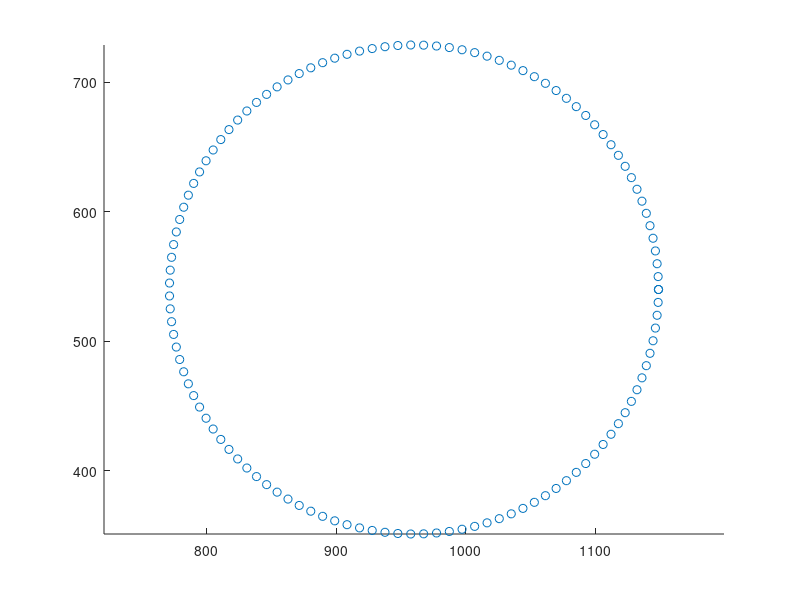

MATLAB code for this plot: (Note: this script raises an error after producing the figure.)
% cleanData.m

% Take .mat files for each participant, clean, and save data for further
% analysis with analyze_*.m scripts.

% Nathan Wispinski (nathan3@ualberta.ca)
% July 2020


%% Housekeeping
clear all; close all; clc;

% Enter location of .mat files with each subject's data
dataDir_Box = 'Data\Box';
dataDir_Arrow = 'Data\Arrow';
% Enter location to save cleaned data
workingDir = pwd;
cd(workingDir);


%% Conditions matrix
% Recreate the conditions matrix used in the experiment script
% This matrix defined each kind of unique trial, and how often it would be
% presented, before being randomized for each participant

% configAndProb = [target1 target2 moveDir moveOnset numTrials]
% For target1 and target2 combinations:
    % 1 and 3 = Horizontal Targets
    % 2 and 4 = Vertical Targets
% Movement Directions:
    % 0 = Clockwise (cw)
    % 1 = CounterClockwise (ccw)
    % 2 = Stationary
% Movement Onset corresponds to each of the 8 trigger locations along the circle
configAndProb = [ ...
1 3 0 1 12; 1 3 1 1 12; 1 3 2 1 12; 2 4 0 1 12; 2 4 1 1 12; 2 4 2 1 12;
1 3 0 2 12; 1 3 1 2 12; 1 3 2 2 12; 2 4 0 2 12; 2 4 1 2 12; 2 4 2 2 12;
1 3 0 3 12; 1 3 1 3 12; 1 3 2 3 12; 2 4 0 3 12; 2 4 1 3 12; 2 4 2 3 12;
1 3 0 4 12; 1 3 1 4 12; 1 3 2 4 12; 2 4 0 4 12; 2 4 1 4 12; 2 4 2 4 12;
1 3 0 5 12; 1 3 1 5 12; 1 3 2 5 12; 2 4 0 5 12; 2 4 1 5 12; 2 4 2 5 12;
1 3 0 6 12; 1 3 1 6 12; 1 3 2 6 12; 2 4 0 6 12; 2 4 1 6 12; 2 4 2 6 12;
1 3 0 7 12; 1 3 1 7 12; 1 3 2 7 12; 2 4 0 7 12; 2 4 1 7 12; 2 4 2 7 12;
1 3 0 8 12; 1 3 1 8 12; 1 3 2 8 12; 2 4 0 8 12; 2 4 1 8 12; 2 4 2 8 12;
];

% Trigger points around circle (for use with 120 xy points around circle)
trigPosFrames = [15 30 45 60 75 90 105 120];


%% Example lines of code from experiment script to help with circle positions
mainRect = [0 0 1920 1080]; % Mock screen dimensions
pxl2HexCent = 243; % 9 cm in pixels (origin to target center)
pxlTargetRadius = 27; % 1 cm in pixels (radius of target)
a = mainRect(3)/2; % Center of screen in x pixels
b = mainRect(4)/2; % Center of screen in y pixels
r = pxl2HexCent-2*pxlTargetRadius; % Draw box so far edge just touches target (7 cm from origin)
t = linspace(0,2*pi,120); % 120 frames at 60 Hz means 500ms per quadrant
% Mock x and y coordinates
x = a + r*cos(t);
y = b + r*sin(t);

% OPTIONAL: Plot all 120 unique circle positions for this mock setup
figure; scatter(x,y); axis equal;


%% Initialize variables to put participant data into

% Make sure we're in working directory
cd(workingDir);

% Get names of all files in Box experiment
cd(dataDir_Box);
subFiles_Box = dir('*.mat'); % Find all .mat files in current folder
numSubs_Box = length(subFiles_Box); % How many subjects are there
cd(workingDir); % Back to working directory

% Get names of all files in Arrow experiment
cd(dataDir_Arrow);
subFiles_Arrow = dir('*.mat'); % Find all .mat files in current folder
numSubs_Arrow = length(subFiles_Arrow); % How many subjects are there
cd(workingDir); % Back to working directory

% Get total number of usable subjects in both experiments
numSubs_total = numSubs_Box + numSubs_Arrow;

% Maximum number of possible trials for each participant
maxTrials = 576;

% Initialize some variables
% Get condition #s for each trial
trialConditions = nan(numSubs_total,maxTrials);
% Find whether targets on each trial were vertical or horizontal
vertOrHorzTargets = nan(numSubs_total,maxTrials);
% Get trigger position of each trial
trigPos = nan(numSubs_total,maxTrials);
% Find if/which way box was moving
rotCond = nan(numSubs_total,maxTrials);
% Get accuracy for each trial
correct = nan(numSubs_total, maxTrials);
% Get all RTs for each trial
allRT = nan(numSubs_total, maxTrials);
% Get all MTs for each trial
allMT = nan(numSubs_total, maxTrials);
% Get final box position for each trial (numTrials x,y);
finalBoxPos = nan(numSubs_total,maxTrials,2);
% Get 3D reach trajectories
xReaches = nan(numSubs_total, maxTrials, 200);
yReaches = nan(numSubs_total, maxTrials, 200);
zReaches = nan(numSubs_total, maxTrials, 200);
% Get trials where the only error was tooSlow
idxTooSlow = nan(numSubs_total, maxTrials);
% Get counts for errors
count_numTrials = nan(1,numSubs_total);
count_tooEarly = nan(1,numSubs_total);
count_miss = nan(1,numSubs_total);
count_timeOut = nan(1,numSubs_total);


%% Extract data from all datasets for this experiment

% Loop through all subject files
for sub = 1:numSubs_total
    
    % Load Box participants first, then Arrow participants
    if sub <= numSubs_Box
        % Load subject's .mat data file
        cd(dataDir_Box);
        disp(['Box Experiment. Loading ' subFiles_Box(sub).name]);
        load(subFiles_Box(sub).name);
    elseif sub > numSubs_Box
        % Load subject's .mat data file
        cd(dataDir_Arrow);
        disp(['Arrow Experiment. Loading ' subFiles_Arrow(sub-numSubs_Box).name]);
        load(subFiles_Arrow(sub-numSubs_Box).name);
    end
    
    % Find how many trials for this participant (max 576)
    numTrials = length(data.rxnTime);
    
    % Find the condition on each trial
    for i = 1:numTrials
        trialConditions(sub,i) = data.preConditions{i};
    end
    
    % Target arrangement (0=vertical, 1=horizontal)
    vertOrHorzTargets(sub,1:numTrials) = configAndProb(trialConditions(sub,1:numTrials),1) == 1;
    
    % Trigger position
    trigPos(sub,1:numTrials) = configAndProb(trialConditions(sub,1:numTrials),4);
    
    % Rotation condition (0=cw, 1=ccw, 2=stationary)
    rotCond(sub,1:numTrials) = configAndProb(trialConditions(sub,1:numTrials),3);

    % Index correct trials
    correct(sub,1:numTrials) = all(data.error'==0);
    
    % Get all RTs, MTs for each participant
    allRT(sub,1:numTrials) = data.rxnTime;
    allMT(sub,1:numTrials) = data.mvmtTime;
    
    % Get final box position for every trial
    for i = 1:numTrials
        finalBoxPos(sub,i,:) = [data.finalBoxPos{i}(1) data.finalBoxPos{i}(2)];
    end
    
    % Get reach trajectories
    xReaches(sub,1:size(data.fdaMat.x,1),:) = data.fdaMat.x;
    yReaches(sub,1:size(data.fdaMat.x,1),:) = data.fdaMat.y;
    zReaches(sub,1:size(data.fdaMat.x,1),:) = data.fdaMat.z;
    
    % Errors [1x4]
    % [tooEarly tooSlow Miss timeOut]
    % For accuracy analysis, remove trials where tooEarly and timeOut (i.e., RT too short or too long)
    % Keeping tooEarly and timeOut trials artificially makes accuracy in some
    % probability bins 0, because probability is dictated by RT
    % A side effect of this is that accuracy now only reflects if participants 
    % sucessfully touched the correct target before the movement time limit
    % on trials when participants initiated their reach within RT time limits
    correct(sub,any(data.error(:,[1 4]),2)) = NaN;
    
    % Index tooSlow trials (we will reject or keep them later)
    idxTooSlow(sub,1:size(data.error,1)) = ismember(data.error,[0 1 0 0],'rows');
    
    % Count number of trials, and count each error
    count_numTrials(sub) = numTrials;
    count_tooEarly(sub) = nansum(data.error(:,1));
    count_miss(sub) = nansum(data.error(:,3));
    count_timeOut(sub) = nansum(data.error(:,4));

    % Clear this subject's data and move on to next subject
    clear data
    close all;
    cd(workingDir); % Back to working directory
end
disp('Done.');
cd(workingDir); % Back to working directory


%% Remove trials with 2SD above MT mean

count_badMT = zeros(1,numSubs_total);
for sub = 1:numSubs_total
    
    % Make all tooSlow trials correct
    correct(sub,idxTooSlow(sub,:)==1) = 1;
    
    % Get rid of any trials where MT > 850 ms
    idxBadMT = allMT(sub,:) > 0.850;
    correct(sub,idxBadMT) = 0;
    
    % Then calculate 2SD threshold for MT
    meanMT = nanmean(allMT(sub,correct(sub,:)==1));
    stdMT = nanstd(allMT(sub,correct(sub,:)==1));
    threshMT = meanMT + (2*stdMT);
    
    % Mark all trials as above new MT threshold as incorrect
    % AKA these are the new TooSlow trials
    idxBadMT = allMT(sub,:) > threshMT;
    correct(sub,idxBadMT) = 0;
    
    % Count number of trials that had bad MTs
    count_badMT(sub) = sum(idxBadMT);
end


%% Remove all trials with NaNs in reaches
% NaNs indicate unexpected results from reach cleaning and normalization

count_nanReaches = zeros(1,numSubs_total);
for sub = 1:numSubs_total
    for trial = 1:maxTrials
        % Find if there are any NaNs in x, y, or z for this trial
        xNan = any(isnan(squeeze(xReaches(sub,trial,:))));
        yNan = any(isnan(squeeze(yReaches(sub,trial,:))));
        zNan = any(isnan(squeeze(zReaches(sub,trial,:))));
        
        % If any NaNs, remove trial from analysis
        % Trials that are neither incorrect (0) or correct(0) are not
        % included in analyze_*.m script analysis
        if xNan || yNan || zNan
            correct(sub,trial) = NaN;
            
            % Count number of trials that had bad reaches
            count_nanReaches(sub) = count_nanReaches(sub) + 1;
        end
    end
end


%% Remove trials with bad start or end positions
% NOTE: Reaches are in mm

count_badEndPos = zeros(1,numSubs_total);
for sub = 1:numSubs_total
    
    % Get 3D distance from first reach point to origin [0,0,0]
    startDist = ...
        sqrt(squeeze(xReaches(sub,:,1)).^2 + squeeze(yReaches(sub,:,1)).^2 ...
        + squeeze(zReaches(sub,:,1)).^2);
    % Remove any trials where first reach point is >2cm from origin
    idxBadStartPos = startDist > 20;
    correct(sub,idxBadStartPos) = NaN;
    
    % Get 1D distance at end of reach on towards/away from screen dimension
    endDist = squeeze(yReaches(sub,:,end));
    % Remove any trials where reach endpoint is <37 cm or >43 cm in y dimension
    idxBadEndPos = endDist < 370 | endDist > 430;
    correct(sub,idxBadEndPos) = NaN;
    
    % Count number of trials that had bad start/end positions
    count_badEndPos(sub) = sum(idxBadEndPos);
end


%% Calculate left/right up/down choices based on reach trajectory endpoints

% Initialize matrix for side chosen data
    % On horizontal trials, 1=Left, 2=Right
    % On vertical trials, 1=Down, 2=Up
sideChosen = nan(numSubs_total,maxTrials);
for sub = 1:numSubs_total
    idx = vertOrHorzTargets(sub,:)==1; % Horizontal trials
    sideChosen(sub,idx) = (xReaches(sub,idx,end)>0)+1; % left=1, right=2
    idx = vertOrHorzTargets(sub,:)==0; % Vertical trials
    sideChosen(sub,idx) = (zReaches(sub,idx,end)>250)+1; % down=1, up=2
end


%% Calculate area under curve for each correct reach
% For each subject, calculate average correct endpoint for each target (up/down/left/right)
% For each correct reach, calculate 2D area between reach and "optimal" reach
% where "optimal" reach is a straight line between the start point [0,0,0]
% and the mean correct endpoint for that trial
% Calculate 2D area on plane of interest (e.g., on Horizontal trials,
% calculate area along left/right plane)

% Initialize matrices
reachArea = nan(numSubs_total,numTrials);

for sub = 1:numSubs_total
    
    % Calculate this subject's mean end point for up/down/left/right
    endPos = nan(4,3);
    % Down
    idx = correct(sub,:)==1 & sideChosen(sub,:)==1 & vertOrHorzTargets(sub,:)==0;
    endPos(1,:) = [nanmean(xReaches(sub,idx,end))  nanmean(yReaches(sub,idx,end))  nanmean(zReaches(sub,idx,end))];
    % Up
    idx = correct(sub,:)==1 & sideChosen(sub,:)==2 & vertOrHorzTargets(sub,:)==0;
    endPos(2,:) = [nanmean(xReaches(sub,idx,end))  nanmean(yReaches(sub,idx,end))  nanmean(zReaches(sub,idx,end))];
    % Left
    idx = correct(sub,:)==1 & sideChosen(sub,:)==1 & vertOrHorzTargets(sub,:)==1;
    endPos(3,:) = [nanmean(xReaches(sub,idx,end))  nanmean(yReaches(sub,idx,end))  nanmean(zReaches(sub,idx,end))];
    % Right
    idx = correct(sub,:)==1 & sideChosen(sub,:)==2 & vertOrHorzTargets(sub,:)==1;
    endPos(4,:) = [nanmean(xReaches(sub,idx,end))  nanmean(yReaches(sub,idx,end))  nanmean(zReaches(sub,idx,end))];

    % Get reach area for each trial
    for i = 1:numTrials
        % Get end position for this trial
        if sideChosen(sub,i)==1 && vertOrHorzTargets(sub,i)==0
            curEndPos = endPos(1,:);
        elseif sideChosen(sub,i)==2 && vertOrHorzTargets(sub,i)==0
            curEndPos = endPos(2,:);
        elseif sideChosen(sub,i)==1 && vertOrHorzTargets(sub,i)==1
            curEndPos = endPos(3,:);
        elseif sideChosen(sub,i)==2 && vertOrHorzTargets(sub,i)==1
            curEndPos = endPos(4,:);
        end
        
        % Only for correct trials
        if correct(sub,i)==1
            
            % Get each of the y points for this reach
            yPoints = squeeze(yReaches(sub,i,:));
            
            % If vertical calculate vertical area
            if vertOrHorzTargets(sub,i)==0
                % Make corresponding y points for the "optimal" reach
                slope = curEndPos(3)/curEndPos(2);
                optimalYPoints = slope .* yPoints;
                % Subtract "optimal" reach from actual reach
                flattenedCurve = squeeze(zReaches(sub,i,:)) - optimalYPoints;
            % If horizontal, calculate lateral area
            elseif vertOrHorzTargets(sub,i)==1
                % Make corresponding y points for the "optimal" reach
                slope = curEndPos(1)/curEndPos(2);
                optimalYPoints = slope .* yPoints;
                % Subtract "optimal" reach from actual reach
                flattenedCurve = squeeze(xReaches(sub,i,:)) - optimalYPoints;
            end
            
            % Reverse sign of area on opposite side of space so that
            % positive area always means reaches deviated between the two targets
            if sideChosen(sub,i)==2
                flattenedCurve = flattenedCurve .* -1;
            end
            % Approximate area under curve
            reachArea(sub,i) = trapz(flattenedCurve);
        end
    end
end


%% Normalize reach area for each of the 4 end positions
% Because left/right/up/down reach areas all have different baselines due
% to biomechanics (i.e., right-handed participants reach for left and right
% targets differently)
% Z-score reach areas within each end positions (left/right/up/down) within
% each participant

% Initialize space for normalized reach areas
reachAreaNorm = NaN(size(reachArea));

for sub = 1:numSubs_total
    % Get trial numbers for each reach direction
    idxDown = sideChosen(sub,:)==1 & vertOrHorzTargets(sub,:)==0;
    idxUp = sideChosen(sub,:)==2 & vertOrHorzTargets(sub,:)==0;
    idxLeft = sideChosen(sub,:)==1 & vertOrHorzTargets(sub,:)==1;
    idxRight = sideChosen(sub,:)==2 & vertOrHorzTargets(sub,:)==1;
    
    % Z-score reach areas within each reach direction for this participant
    reachAreaNorm(sub,idxDown) = ...
        (reachArea(sub,idxDown) - nanmean(reachArea(sub,idxDown))) ./ nanstd(reachArea(sub,idxDown));
    reachAreaNorm(sub,idxUp) = ...
        (reachArea(sub,idxUp) - nanmean(reachArea(sub,idxUp))) ./ nanstd(reachArea(sub,idxUp));
    reachAreaNorm(sub,idxLeft) = ...
        (reachArea(sub,idxLeft) - nanmean(reachArea(sub,idxLeft))) ./ nanstd(reachArea(sub,idxLeft));
    reachAreaNorm(sub,idxRight) = ...
        (reachArea(sub,idxRight) - nanmean(reachArea(sub,idxRight))) ./ nanstd(reachArea(sub,idxRight));
end


%% Get circle position when cue ended (of 120 unique positions)

% Initialze space for end position of cue
endPos = nan(numSubs_total,maxTrials);

for sub = 1:numSubs_total
    % 120 unique circle positions for this subject [x,y]
    tmp = squeeze(finalBoxPos(sub,:,:));
    % Estimate 120 unique circle positions for this subject using their circle positions
    radius = mean([max(tmp(:,1))-min(tmp(:,1)); max(tmp(:,2))-min(tmp(:,2))]) /2;
    xCent = (max(tmp(:,1))-min(tmp(:,1)))/2;
    xCent = xCent + min(tmp(:,1));
    yCent = (max(tmp(:,2))-min(tmp(:,2)))/2;
    yCent = yCent + min(tmp(:,2));
    t = linspace(0,2*pi,120);
    x = xCent + radius*cos(t);
    y = yCent + radius*sin(t);
    circlePos = [x;y]';

    % Assign circle positions (1-120) to individual trials
        % Note: circle positions don't overlap perfectly
    for i = 1:size(circlePos,1)
        % Get x and y distance to this circle
        posDev = abs(tmp - circlePos(i,:));
        % Find all trials that are close enough to this circle point
        idx = all(posDev<0.1,2);
        % Assign circle numbers to each trial
        endPos(sub,idx) = i;
    end
end


%% Convert circle positions to probabilies

% Initialize space for circle probabilities
circleProbs = nan(size(circlePos));

% Calculate target probability for each circle point on horizontal trials
circleProbs(:,1) = (circlePos(:,1)-min(circlePos(:,1))) / (max(circlePos(:,1))-min(circlePos(:,1)));
% Calculate target probability for each circle point on vertical trials
circleProbs(:,2) = (circlePos(:,2)-min(circlePos(:,2))) / (max(circlePos(:,2))-min(circlePos(:,2)));


%% Rotate vertical data to align with horizontal data

% For circle positions (1-120)
for sub = 1:numSubs_total
    % Get all vertical trials
    idx = vertOrHorzTargets(sub,:)==0;
    % Subtract 90 degrees (i.e., 30 circle points)
    endPos(sub,idx) = endPos(sub,idx)-30;
    % Get all non-positive end position points
    idx = endPos(sub,:)<1;
    % Rotate so that non-positive circle points wrap back around (i.e., -29 becomes 91)
    endPos(sub,idx) = endPos(sub,idx) + 120;
end

% For trigger positions (1-8)
for sub = 1:numSubs_total
    % Get all vertical trials
    idx = vertOrHorzTargets(sub,:)==0;
    % Subtract 90 degrees (i.e., 2 trigger position points)
    trigPos(sub,idx) = trigPos(sub,idx)-2;
    % Get all non-positive trigger points
    idx = trigPos(sub,:)<1;
    % Rotate so that non-positive circle points wrap back around (i.e., -1 becomes 8)
    trigPos(sub,idx) = trigPos(sub,idx) + 8;
end


%% Collapse endPos into Probability (100% - 50% - 100%)

% For circle positions (1-120)
% Rotate circle points back 1 step, so targets are at 1 and 61
for sub = 1:numSubs_total
    % Add 1 circle position
    endPos(sub,:) = endPos(sub,:)+1;
    % Get all circle points greater than 120 (i.e., max)
    idx = endPos(sub,:)>120;
    % Rotate so that last circle point becomes first circle point
    endPos(sub,idx) = 1;
end
% Take circle points 62-120 and wrap back around to 2-60
endPos_collapsed = NaN(size(endPos));
for sub = 1:numSubs_total
    idx = ismember(endPos(sub,:),62:120);
    endPos_collapsed(sub,:) = endPos(sub,:);
    endPos_collapsed(sub,idx) = endPos_collapsed(sub,idx)-60;
end


% For trigger positions (1-8)
% Rotate circle points back 1 step, so targets are at 1 and 5
for sub = 1:numSubs_total
    % Add 1 trigger position
    trigPos(sub,:) = trigPos(sub,:)+1;
    % Get all trigger points greater than 8 (i.e., max)
    idx = trigPos(sub,:)>8;
    % Rotate so that last trigger point becomes first trigger point
    trigPos(sub,idx) = 1;
end
% Collapse circle points into 1-5 (i.e., target to target)
    % Make trigger points 6 7 8 into 2 3 4
trigPos_collapsed = NaN(size(trigPos));
for sub = 1:numSubs_total
    idx = ismember(trigPos(sub,:),6:8);
    trigPos_collapsed(sub,:) = trigPos(sub,:);
    trigPos_collapsed(sub,idx) = trigPos_collapsed(sub,idx)-4;
end


%% Make variable identifying which participants belong to which experiment
% 1=Box, 2=Arrow
experiment = [ones(numSubs_Box,1); 1+ones(numSubs_Arrow,1)];


%% Save all data for use in analyze_*.m scripts

% Into directory to save .mat file with cleaned data
cd(workingDir);

% Save all relevant variables as cleanData.mat
save('cleanData.mat',...
    'numSubs_total',...
    'maxTrials',...
    'experiment',...
    'vertOrHorzTargets',...
    'rotCond',...
    'correct',...
    'reachAreaNorm',...
    'endPos_collapsed',...
    'trigPos_collapsed',...
    'allMT',...
    'allRT');
disp('Cleaned data saved.');

